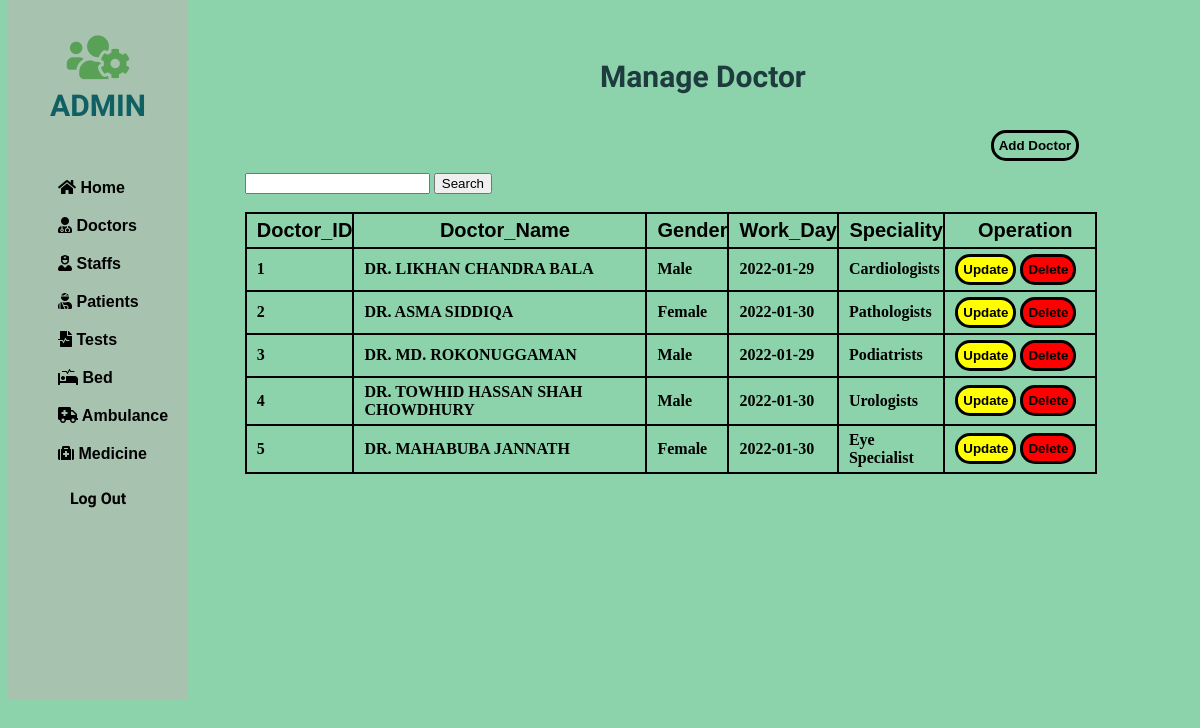
The page /php/Doctor/doctor.php on the database as committed earlier.
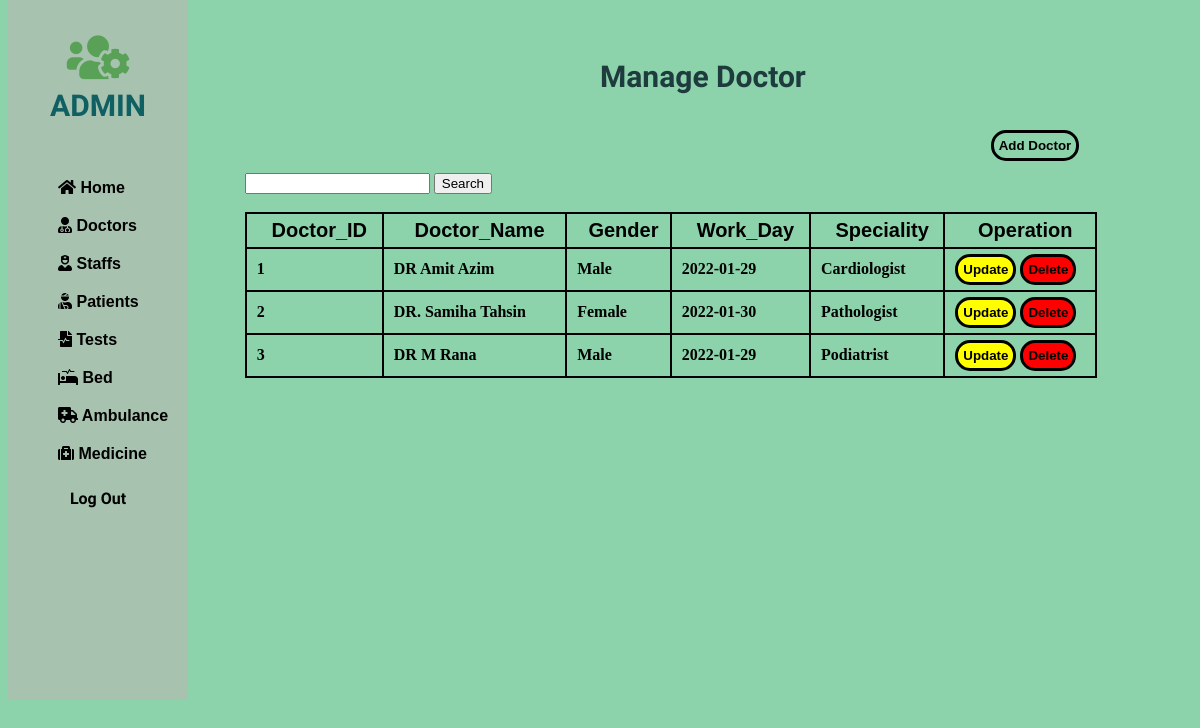
The same page on the database as committed later.
### tables this page shows
CREATE TABLE IF NOT EXISTS `doctor` (
  `D_ID` int NOT NULL,
  `D_Name` varchar(225) NOT NULL,
  `Gender` enum('Male','Female','Others') NOT NULL,
  `Work_Day` date NOT NULL,
  `Speciality` varchar(225) NOT NULL,
  `email` varchar(50) DEFAULT NULL,
  PRIMARY KEY (`D_ID`),
  UNIQUE KEY `D_ID` (`D_ID`)
);

### php/Doctor/doctor.php (the view, shortened to what this page needs)
<!DOCTYPE html>
<html lang="en">
<head>
    <link rel="stylesheet" href="https://use.fontawesome.com/releases/v5.15.4/css/all.css">
    <link rel="stylesheet" href="https://use.fontawesome.com/releases/v5.15.4/css/all.css">
</head>
<body>
    <div class="slidebar">
        <header>
            <span>
                <i class="fas fa-users-cog"></i><br>
            </span>
            ADMIN
        </header>
        <ul>
            <li>
                <a href="/php/home.php"><i class="fas fa-home"></i> Home</a>
            </li>
            <li>
                <a href="/php/Doctor/doctor.php"><i class="fas fa-user-md"></i> Doctors</a>
            </li>
            <li>
                <a href="/php/staff/staff.php"><i class="fas fa-user-nurse"></i> Staffs</a>
            </li>
            <li>
                <a href="/php/patient/patient.php"><i class="fas fa-user-injured"></i> Patients</a>
            </li>
            <li>
                <a href="/php/test/test.php"><i class="fas fa-file-medical-alt"></i> Tests</a>
            </li>
            <li>
                <a href="/php/bed/bed.php"><i class="fas fa-procedures"></i> Bed</a>
            </li>
            <li>
                <a href="/php/Ambulence/ambulence.php"><i class="fas fa-ambulance"></i> Ambulance</a>
            </li>
            <li>
                <a href="/php/medicine/medicine.php"><i class="fas fa-medkit"></i> Medicine</a>
            </li>
        </ul>
        <div>
            <a style="text-decoration: none;" href="/php/index.php">
                <div class="logout">
                    Log Out
                </div>
            </a>
        </div>
    </div>
    <div class="container">
        <div class="row">
            <div style="margin-left: 50%; margin-top: 5%;">
                <h2>Manage <b>Doctor</b></h2>
            </div>
            <div style="margin-left: 83%; margin-top: 3%;">
                <button class="docadd"><a href="/php/Doctor/add-doctor.php">Add Doctor</a></button>
            </div>
        </div>
    </div>
    <div class="card-body">
        <div style="margin-left: 20%; margin-top: 1%;">
            <form method="post" action="search-con.php">
                <input type="text" name="search" required />
                <input type="submit" value="Search" />
            </form>
            <br>
            <table id="dataTable" width="90%" cellspacing="10">
                <thead>
                    <tr>
                        <th> Doctor_ID </th>
                        <th> Doctor_Name </th>
                        <th> Gender </th>
                        <th> Work_Day </th>
                        <th> Speciality </th>
                        <th> Operation </th>
                    </tr>
                </thead>
                <tbody>
                    <?php
                    include 'db_conn.php';
                    $sql = " SELECT * FROM doctor LIMIT 5";
                    $query = mysqli_query($conn, $sql);
                    while ($Patient_data = mysqli_fetch_array($query)) {
                    ?>
                        <tr>
                            <td><?php echo  $Patient_data['D_ID']; ?></td>
                            <td><?php echo $Patient_data['D_Name'];  ?></td>
                            <td><?php echo $Patient_data['Gender'];  ?></td>
                            <td><?php echo $Patient_data['Work_Day'];  ?></td>
                            <td><?php echo $Patient_data['Speciality'];  ?></td>
                            <td style="width: 140px;">
                                <button class="tabbutton" style="background:yellow;"><a href="/php/Doctor/update-doctor.php?D_ID=<?php echo $Patient_data['D_ID']; ?>" class="btn btn-danger"><b>Update</b></a></button>
                                <button class="tabbutton" style="background:red;"> <a href="/php/Doctor/Delete.php?D_ID=<?php echo $Patient_data['D_ID'];  ?>" class="btn btn-success"><b>Delete</b></a></button> &nbsp;
                            </td>
                        </tr>
                    <?php
                    }
                    ?>
                </tbody>
            </table>
        </div>
    </div>
</body>
</html>

Rows that differ between the two databases and show on the page:
removed doctor: D_ID "4", D_Name "DR. TOWHID HASSAN SHAH CHOWDHURY", Gender "Male", Work_Day "2022-01-30", Speciality "Urologists"
removed doctor: D_ID "5", D_Name "DR. MAHABUBA JANNATH", Gender "Female", Work_Day "2022-01-30", Speciality "Eye Specialist"
changed doctor id 1: D_Name "DR. LIKHAN CHANDRA BALA" → "DR Amit Azim"; Speciality "Cardiologists" → "Cardiologist"
changed doctor "Female": D_Name "DR. ASMA SIDDIQA" → "DR. Samiha Tahsin"; Speciality "Pathologists" → "Pathologist"
changed doctor id 3: D_Name "DR. MD. ROKONUGGAMAN" → "DR M Rana"; Speciality "Podiatrists" → "Podiatrist"
